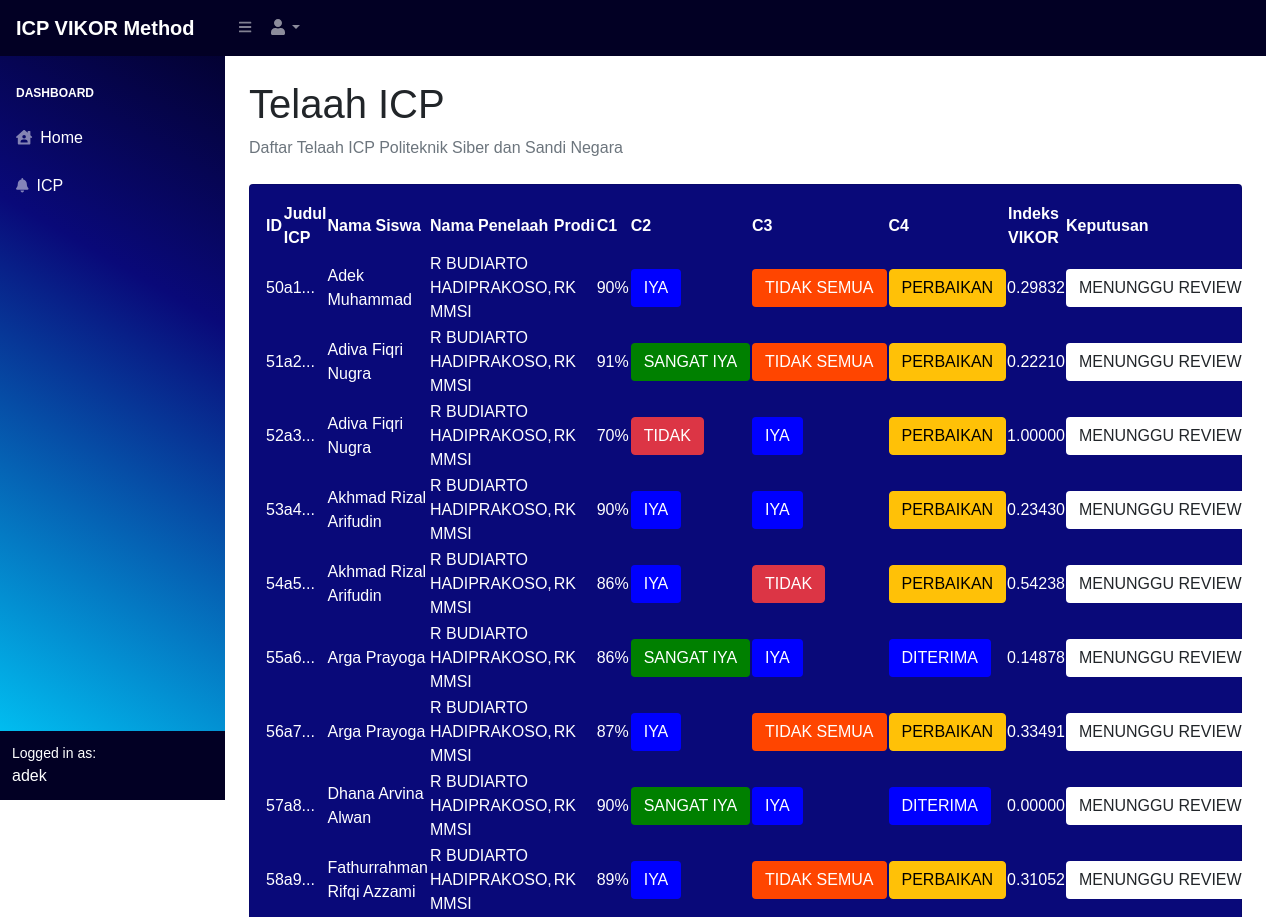
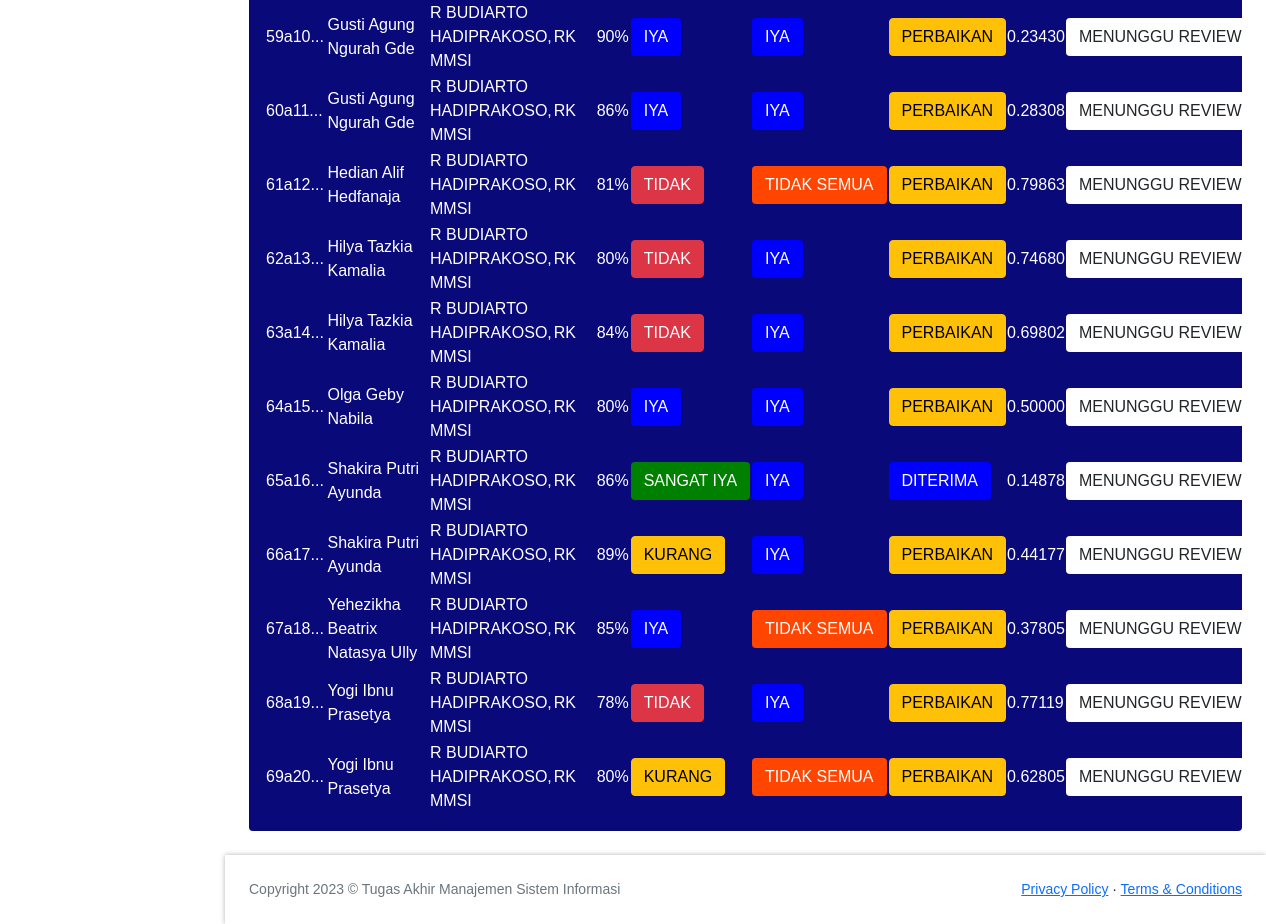
Page /icp.php (signed in) on the committed database (2 pictures, top to bottom).
### tables this page shows
CREATE TABLE `telaah_icp` (
  `ID` int(10) NOT NULL,
  `id_siswa` int(10) NOT NULL,
  `id_dosen` int(10) NOT NULL,
  `prodi` enum('rks','rk','rpk') NOT NULL,
  `judul_ta` varchar(255) NOT NULL,
  `C1` int(10) NOT NULL,
  `C2` enum('sangat iya','iya','kurang','tidak') NOT NULL,
  `C3` enum('iya','tidak','tidak semua') NOT NULL,
  `C4` enum('diterima','diterima dengan perbaikan','ditolak') NOT NULL,
  `indeks_vikor` decimal(6,5) NOT NULL,
  `hasil_prodi` enum('diterima','ditolak','menunggu review') NOT NULL
);

CREATE TABLE `data_siswa` (
  `npm` int(10) NOT NULL,
  `username` varchar(50) NOT NULL,
  `nama_lengkap` varchar(50) NOT NULL,
  `prodi` enum('rks','rk','rpk','') NOT NULL,
  `bidang_minat` enum('rplk','rsk','-','') NOT NULL
);

CREATE TABLE `data_dosen` (
  `nip` varchar(20) NOT NULL,
  `username` varchar(50) NOT NULL,
  `nama_dosen` varchar(50) NOT NULL
);

### icp.php (the view, shortened to what this page needs)
<?php
include 'template.php';
?>
            <div id="layoutSidenav_content">
                <main>
                    <div class="container-fluid px-4">
                        <h1 class="mt-4">Telaah ICP</h1>
                        <ol class="breadcrumb mb-4">
                            <li class="breadcrumb-item active">Daftar Telaah ICP Politeknik Siber dan Sandi Negara</li>
                        </ol>
                        <div class="card mb-4">
                            <div class="card-body" style="color: #ffff;">
                                <table id="datatablesSimple" style="color: #ffff;">
                                    <thead>
                                        <tr>
                                            <th style="width: 30px; padding:0;">ID</th>
                                            <th style="width: 200px; padding:0;">Judul ICP</th>
                                            <th>Nama Siswa</th>
                                            <th>Nama Penelaah</th>
                                            <th>Prodi</th>
                                            <th>C1</th>
                                            <th>C2</th>
                                            <th>C3</th>
                                            <th>C4</th>
                                            <th>Indeks VIKOR</th>
                                            <th>Keputusan</th>
                                        </tr>
                                    </thead>
                                    <tbody>
                                    <?php
                                    $sql = "SELECT * FROM `telaah_icp` " ;
                                    $result = mysqli_query($koneksi,$sql);
                                    while($row = mysqli_fetch_row($result)){
                                        echo "<tr>";
                                        echo "<td style='width: 30px; padding:0;'>".$row[0]."</td>";
                                        echo "<td style='width: 200px; padding:0;'>".substr($row[4],0, 25)."...</td>";
                                        $xx = mysqli_query($koneksi, "SELECT data_siswa.nama_lengkap FROM `telaah_icp` join `user` on user.ID = telaah_icp.id_siswa join `data_siswa` on data_siswa.username = user.username where telaah_icp.id_siswa = '$row[1]'");
                                        $hasil = $xx->fetch_assoc();
                                        echo "<td>".$hasil['nama_lengkap']."</td>";
                                        $xxx = mysqli_query($koneksi, "SELECT data_dosen.nama_dosen FROM `telaah_icp` join `user` on user.ID = telaah_icp.id_dosen join `data_dosen` on data_dosen.username = user.username where telaah_icp.id_dosen = '$row[2]'");
                                        $hasil2 = $xxx->fetch_assoc();
                                        echo "<td>".$hasil2['nama_dosen']."</td>";
                                        echo "<td>". strtoupper($row[3])."</td>";
                                        echo "<td>". $row[5]."% </td>";
                                        if($row[6]=="sangat iya"){
                                            echo "<td>";
                                            echo "<input type='submit' class='btn' style='background-color: green; color:white !important' value='".strtoupper($row[6])."'></input>";
                                            echo "</td>";
                                        } else if ($row[6]=="iya"){
                                            echo "<td>";
                                            echo "<input type='submit' class='btn' style='background-color: blue; color:white !important' value='".strtoupper($row[6])."'></input>";
                                            echo "</td>";
                                        } else if ($row[6]=="kurang"){
                                            echo "<td>";
                                            echo "<input type='submit' class='btn btn-warning'  value='".strtoupper($row[6])."'></input>";
                                            echo "</td>";
                                        } else {
                                            echo "<td>";
                                            echo "<input type='submit' class='btn btn-danger' value='".strtoupper($row[6])."'></input>";
                                            echo "</td>";
                                        }
                                        if($row[7]=="iya"){
                                            echo "<td>";
                                            echo "<input type='submit' class='btn' style='background-color: blue; color:white !important' value='".strtoupper($row[7])."'></input>";
                                            echo "</td>";
                                        } else if ($row[7]=="tidak"){
                                            echo "<td>";
                                            echo "<input type='submit' class='btn btn-danger' value='".strtoupper($row[7])."'></input>";
                                            echo "</td>";
                                        } else {
                                            echo "<td>";
                                            echo "<input type='submit' class='btn' style='background-color: orangered; color:white !important' value='".strtoupper($row[7])."'></input>";
                                            echo "</td>";
                                        }
                                        if($row[8]=="diterima"){
                                            echo "<td>";
                                            echo "<input type='submit' class='btn' style='background-color: blue; color:white !important' value='".strtoupper($row[8])."'></input>";
                                            echo "</td>";
                                        } else if ($row[8]=="ditolak"){
                                            echo "<td>";
                                            echo "<input type='submit' class='btn btn-danger' value='".strtoupper($row[8])."'></input>";
                                            echo "</td>";
                                        } else {
                                            echo "<td>";
                                            echo "<input type='submit' class='btn btn-warning' value='PERBAIKAN'></input>";
                                            echo "</td>";
                                        }
                                        echo "<td style='width: 200px; padding:0;'>".$row[9]."</td>";
                                        if($row[10]=="diterima"){
                                            echo "<td>";
                                            echo "<input type='submit' class='btn' style='background-color: black; color:white !important' value='".strtoupper($row[10])."'></input>";
                                            echo "</td>";
                                        } else if ($row[10]=="ditolak"){
                                            echo "<td>";
                                            echo "<input type='submit' class='btn btn-danger' value='".strtoupper($row[10])."'></input>";
                                            echo "</td>";
                                        } else {
                                            echo "<td>";
                                            echo "<input type='submit' class='btn' style='background-color: white !important' value='".strtoupper($row[10])."'></input>";
                                            echo "</td>";
                                        }
                                        echo "</tr>";
                                    }
                                    ?>
                                    </tbody>
                                </table>
                            </div>
                        </div>
                    </div>
                </main>
                <?php include 'footer.php'; ?>

### template.php (shortened to what this page needs)
<!DOCTYPE html>
<html lang="en">
    <head>
        <link href="https://cdn.jsdelivr.net/npm/simple-datatables@latest/dist/style.css" rel="stylesheet" />
        <link href="css/styles.css" rel="stylesheet" />
        <link href="css/main.css" rel="stylesheet" />
    </head>
    <body class="sb-nav-fixed">
        <nav class="sb-topnav navbar navbar-expand navbar-dark" style="background-color: rgba(2,0,36,1)">
            <a class="navbar-brand ps-3" href="index.php" style="font-weight: 700; color: white;">ICP VIKOR Method</a>
            <button class="btn btn-link btn-sm order-1 order-lg-0 me-4 me-lg-0" id="sidebarToggle" href="#!"><i class="fas fa-bars"></i></button>
            <ul class="navbar-nav ms-auto ms-md-0 me-3 me-lg-4">
                <li class="nav-item dropdown">
                    <a class="nav-link dropdown-toggle" id="navbarDropdown" href="#" role="button" data-bs-toggle="dropdown" aria-expanded="false"><i class="fas fa-user fa-fw"></i></a>
                </li>
            </ul>
        </nav>
        <div id="layoutSidenav">
            <div id="layoutSidenav_nav">
                <nav class="sb-sidenav accordion sb-sidenav-dark" id="sidenavAccordion">
                    <div class="sb-sidenav-menu">
                        <div class="nav">
                            <div class="sb-sidenav-menu-heading">dashboard</div>
                            <a class="nav-link" href="index.php">
                                <div class="sb-nav-link-icon"><i class="fas fa-house-user"></i></div>
                                Home
                            </a>
                            <a class="nav-link" href="icp.php">
                                <div class="sb-nav-link-icon"><i class="fas fa-bell"></i></div>
                                ICP
                            </a>
                        </div>
                    </div>
                    <div class="sb-sidenav-footer">
                        <div class="small">Logged in as:</div>
                        <?php  echo $_SESSION['user']['username']; ?>
                    </div>
                </nav>
            </div>

### footer.php (shortened to what this page needs)
                <footer class="py-4 mt-auto" style="box-shadow: 0 0 5px rgba(0,0,0,.3); background: #ffff;">
                    <div class="container-fluid px-4">
                        <div class="d-flex align-items-center justify-content-between small">
                            <div class="text-muted">Copyright 2023 &copy; Tugas Akhir Manajemen Sistem Informasi </div>
                            <div>
                                <a href="#">Privacy Policy</a>
                                &middot;
                                <a href="#">Terms &amp; Conditions</a>
                            </div>
                        </div>
                    </div>
                </footer>
                </div>
    </body>
</html>

### css/main.css (style rules this page uses)
* { box-sizing: border-box; }
body { height: 100%; background: white; font-family: 'Poppins', sans-serif; }

### rows in the picture
telaah_icp: ID "50", judul_ta "a1", data_siswa.nama_lengkap "Adek Muhammad", data_dosen.nama_dosen "R BUDIARTO HADIPRAKOSO, MMSI", prodi "RK", C1 "90", C2 "IYA", C3 "TIDAK SEMUA", indeks_vikor "0.29832", hasil_prodi "MENUNGGU REVIEW"
telaah_icp: ID "51", judul_ta "a2", data_siswa.nama_lengkap "Adiva Fiqri Nugra", data_dosen.nama_dosen "R BUDIARTO HADIPRAKOSO, MMSI", prodi "RK", C1 "91", C2 "SANGAT IYA", C3 "TIDAK SEMUA", indeks_vikor "0.22210", hasil_prodi "MENUNGGU REVIEW"
telaah_icp: ID "52", judul_ta "a3", data_siswa.nama_lengkap "Adiva Fiqri Nugra", data_dosen.nama_dosen "R BUDIARTO HADIPRAKOSO, MMSI", prodi "RK", C1 "70", C2 "TIDAK", C3 "IYA", indeks_vikor "1.00000", hasil_prodi "MENUNGGU REVIEW"
telaah_icp: ID "53", judul_ta "a4", data_siswa.nama_lengkap "Akhmad Rizal Arifudin", data_dosen.nama_dosen "R BUDIARTO HADIPRAKOSO, MMSI", prodi "RK", C1 "90", C2 "IYA", C3 "IYA", indeks_vikor "0.23430", hasil_prodi "MENUNGGU REVIEW"
telaah_icp: ID "54", judul_ta "a5", data_siswa.nama_lengkap "Akhmad Rizal Arifudin", data_dosen.nama_dosen "R BUDIARTO HADIPRAKOSO, MMSI", prodi "RK", C1 "86", C2 "IYA", C3 "TIDAK", indeks_vikor "0.54238", hasil_prodi "MENUNGGU REVIEW"
telaah_icp: ID "55", judul_ta "a6", data_siswa.nama_lengkap "Arga Prayoga", data_dosen.nama_dosen "R BUDIARTO HADIPRAKOSO, MMSI", prodi "RK", C1 "86", C2 "SANGAT IYA", C3 "IYA", C4 "DITERIMA", indeks_vikor "0.14878", hasil_prodi "MENUNGGU REVIEW"
telaah_icp: ID "56", judul_ta "a7", data_siswa.nama_lengkap "Arga Prayoga", data_dosen.nama_dosen "R BUDIARTO HADIPRAKOSO, MMSI", prodi "RK", C1 "87", C2 "IYA", C3 "TIDAK SEMUA", indeks_vikor "0.33491", hasil_prodi "MENUNGGU REVIEW"
telaah_icp: ID "57", judul_ta "a8", data_siswa.nama_lengkap "Dhana Arvina Alwan", data_dosen.nama_dosen "R BUDIARTO HADIPRAKOSO, MMSI", prodi "RK", C1 "90", C2 "SANGAT IYA", C3 "IYA", C4 "DITERIMA", indeks_vikor "0.00000", hasil_prodi "MENUNGGU REVIEW"
telaah_icp: ID "58", judul_ta "a9", data_siswa.nama_lengkap "Fathurrahman Rifqi Azzami", data_dosen.nama_dosen "R BUDIARTO HADIPRAKOSO, MMSI", prodi "RK", C1 "89", C2 "IYA", C3 "TIDAK SEMUA", indeks_vikor "0.31052", hasil_prodi "MENUNGGU REVIEW"
telaah_icp: ID "59", judul_ta "a10", data_siswa.nama_lengkap "Gusti Agung Ngurah Gde", data_dosen.nama_dosen "R BUDIARTO HADIPRAKOSO, MMSI", prodi "RK", C1 "90", C2 "IYA", C3 "IYA", indeks_vikor "0.23430", hasil_prodi "MENUNGGU REVIEW"
telaah_icp: ID "60", judul_ta "a11", data_siswa.nama_lengkap "Gusti Agung Ngurah Gde", data_dosen.nama_dosen "R BUDIARTO HADIPRAKOSO, MMSI", prodi "RK", C1 "86", C2 "IYA", C3 "IYA", indeks_vikor "0.28308", hasil_prodi "MENUNGGU REVIEW"
telaah_icp: ID "61", judul_ta "a12", data_siswa.nama_lengkap "Hedian Alif Hedfanaja", data_dosen.nama_dosen "R BUDIARTO HADIPRAKOSO, MMSI", prodi "RK", C1 "81", C2 "TIDAK", C3 "TIDAK SEMUA", indeks_vikor "0.79863", hasil_prodi "MENUNGGU REVIEW"
telaah_icp: ID "62", judul_ta "a13", data_siswa.nama_lengkap "Hilya Tazkia Kamalia", data_dosen.nama_dosen "R BUDIARTO HADIPRAKOSO, MMSI", prodi "RK", C1 "80", C2 "TIDAK", C3 "IYA", indeks_vikor "0.74680", hasil_prodi "MENUNGGU REVIEW"
telaah_icp: ID "63", judul_ta "a14", data_siswa.nama_lengkap "Hilya Tazkia Kamalia", data_dosen.nama_dosen "R BUDIARTO HADIPRAKOSO, MMSI", prodi "RK", C1 "84", C2 "TIDAK", C3 "IYA", indeks_vikor "0.69802", hasil_prodi "MENUNGGU REVIEW"
telaah_icp: ID "64", judul_ta "a15", data_siswa.nama_lengkap "Olga Geby Nabila", data_dosen.nama_dosen "R BUDIARTO HADIPRAKOSO, MMSI", prodi "RK", C1 "80", C2 "IYA", C3 "IYA", indeks_vikor "0.50000", hasil_prodi "MENUNGGU REVIEW"
telaah_icp: ID "65", judul_ta "a16", data_siswa.nama_lengkap "Shakira Putri Ayunda", data_dosen.nama_dosen "R BUDIARTO HADIPRAKOSO, MMSI", prodi "RK", C1 "86", C2 "SANGAT IYA", C3 "IYA", C4 "DITERIMA", indeks_vikor "0.14878", hasil_prodi "MENUNGGU REVIEW"
telaah_icp: ID "66", judul_ta "a17", data_siswa.nama_lengkap "Shakira Putri Ayunda", data_dosen.nama_dosen "R BUDIARTO HADIPRAKOSO, MMSI", prodi "RK", C1 "89", C2 "KURANG", C3 "IYA", indeks_vikor "0.44177", hasil_prodi "MENUNGGU REVIEW"
telaah_icp: ID "67", judul_ta "a18", data_siswa.nama_lengkap "Yehezikha Beatrix Natasya Ully", data_dosen.nama_dosen "R BUDIARTO HADIPRAKOSO, MMSI", prodi "RK", C1 "85", C2 "IYA", C3 "TIDAK SEMUA", indeks_vikor "0.37805", hasil_prodi "MENUNGGU REVIEW"
telaah_icp: ID "68", judul_ta "a19", data_siswa.nama_lengkap "Yogi Ibnu Prasetya", data_dosen.nama_dosen "R BUDIARTO HADIPRAKOSO, MMSI", prodi "RK", C1 "78", C2 "TIDAK", C3 "IYA", indeks_vikor "0.77119", hasil_prodi "MENUNGGU REVIEW"
telaah_icp: ID "69", judul_ta "a20", data_siswa.nama_lengkap "Yogi Ibnu Prasetya", data_dosen.nama_dosen "R BUDIARTO HADIPRAKOSO, MMSI", prodi "RK", C1 "80", C2 "KURANG", C3 "TIDAK SEMUA", indeks_vikor "0.62805", hasil_prodi "MENUNGGU REVIEW"

### other values in the picture
$_SESSION['user']['username'] "adek"
